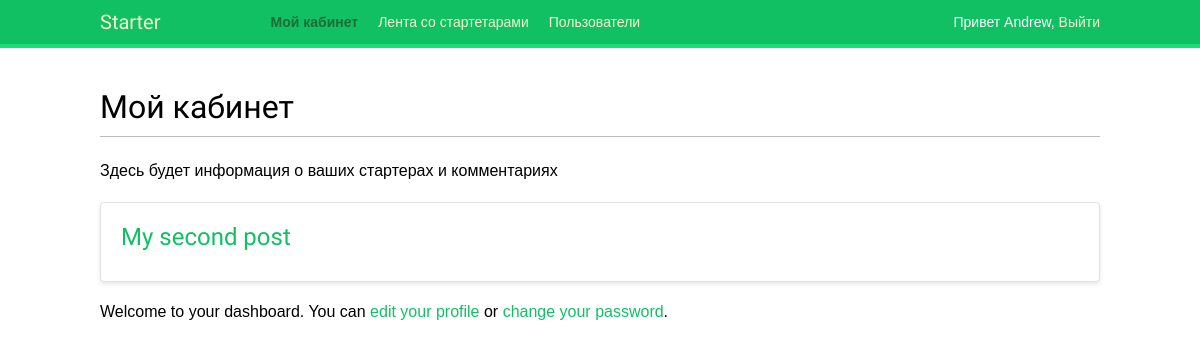
Before: /dashboard/ (signed in) with the older database file.
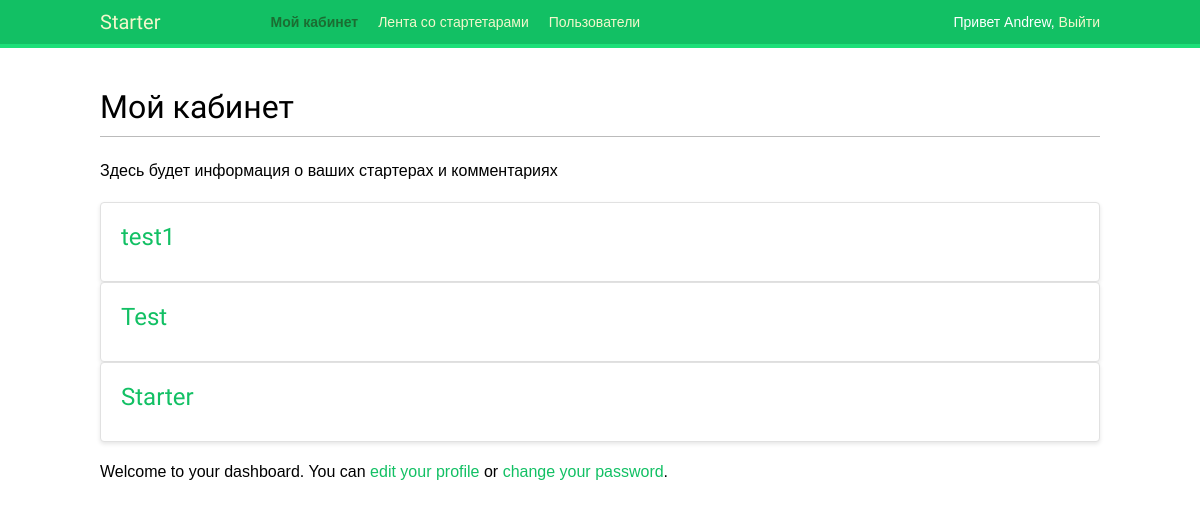
After: the same page with the newer database file.
### webprog/models.py (models this page shows, shortened)
class Post(models.Model):
    title = models.CharField(max_length=250)
    slug = models.SlugField(max_length=250,
                            unique_for_date='created')
    author = models.ForeignKey(User,
                               on_delete=models.CASCADE,
                               related_name='blog_posts')
    topic = models.CharField(max_length=30)
    body = models.TextField()
    created = models.DateTimeField(auto_now_add=True)
    updated = models.DateTimeField(auto_now=True)
    class Meta:
        ordering = ['-created']
        indexes = [
            models.Index(fields=['-created'])
        ]
    def get_absolute_url(self):
        return reverse('webprog:post',
                       args=[self.created.year,
                             self.created.month,
                             self.created.day,
                             self.slug])

### webprog/views.py (the view)
# urls.py: path('', webprog.views.post_list, name='dashboard'),
@login_required
def dashboard(request):
    posts = Post.objects.all().filter(author=request.user)
    return render(request,
    'webprog/dashboard.html',
    {'section': 'dashboard',
     'posts':posts})

### webprog/templates/webprog/dashboard.html (shortened to what this page needs)
{% extends "webprog/base.html" %}
{% block content %}
 <h1>Мой кабинет</h1>
 <p>Здесь будет информация о ваших стартерах и комментариях</p>
{%for post in posts%}
<article class ='post'>
  <a href="{{post.get_absolute_url}}">
        <h2>{{ post.title }}</h2></a>
</article>
{%endfor%}
<p>
 Welcome to your dashboard. You can <a href="{% url 'edit' %}">edit your profile</a>
or <a href="{% url 'password_change' %}">change your password</a>.
 </p>
{% endblock %}

Changed rows visible on the page:
removed Post: title "My second post"
added Post: title "test1"
added Post: title "Test"
added Post: title "Starter"
